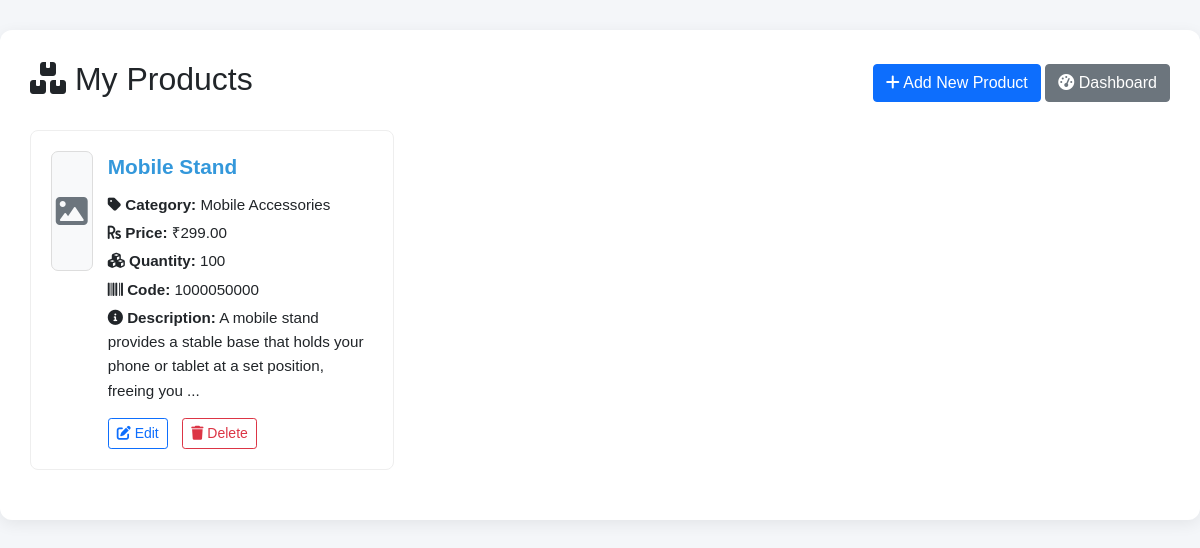
The page /products.php (signed in) on the database its author committed.
### tables this page shows
CREATE TABLE `products` (
  `id` int(11) NOT NULL,
  `user_id` int(11) NOT NULL,
  `name` varchar(100) NOT NULL,
  `description` text DEFAULT NULL,
  `quantity` int(11) NOT NULL DEFAULT 0,
  `unit_price` decimal(10,2) NOT NULL,
  `category` varchar(50) NOT NULL,
  `image` varchar(255) DEFAULT NULL,
  `product_code` varchar(50) DEFAULT NULL,
  `is_active` tinyint(1) DEFAULT 1,
  `created_at` timestamp NOT NULL DEFAULT current_timestamp(),
  `updated_at` timestamp NOT NULL DEFAULT current_timestamp() ON UPDATE current_timestamp()
);

### products.php (the view, shortened to what this page needs)
<?php
$user_id = $_SESSION['user_id'];
$db = (new Database())->getConnection();
$stmt = $db->prepare("SELECT id, name, description, unit_price, quantity, category, image, product_code, is_active
                      FROM products
                      WHERE user_id = ?
                      ORDER BY id DESC");
$stmt->execute([$user_id]);
$products = $stmt->fetchAll(PDO::FETCH_ASSOC);
?>
<!DOCTYPE html>
<html>
<head>
    <link href="https://cdn.jsdelivr.net/npm/bootstrap@5.1.3/dist/css/bootstrap.min.css" rel="stylesheet">
    <link href="https://cdnjs.cloudflare.com/ajax/libs/font-awesome/6.0.0/css/all.min.css" rel="stylesheet">
</head>
<body>
<div class="container">
    <div class="d-flex justify-content-between align-items-center mb-4">
        <h2><i class="fas fa-boxes"></i> My Products</h2>
        <div>
            <a href="add_product.php" class="btn btn-primary">
                <i class="fas fa-plus"></i> Add New Product
            </a>
            <a href="dashboard.php" class="btn btn-secondary">
                <i class="fas fa-tachometer-alt"></i> Dashboard
            </a>
        </div>
    </div>
    <?php if (empty($products)): ?>
        <div class="no-products">
            <i class="fas fa-box-open fa-4x text-muted mb-3"></i>
            <h4>No products found</h4>
            <p>You haven't added any products yet.</p>
            <a href="add_product.php" class="btn btn-primary">
                <i class="fas fa-plus"></i> Add Your First Product
            </a>
        </div>
    <?php else: ?>
        <div class="row">
            <?php foreach ($products as $prod): ?>
                <div class="col-md-6 col-lg-4">
                    <div class="product-card <?php echo isset($prod['is_active']) && $prod['is_active'] == 0 ? 'inactive' : ''; ?>">
                        <div class="d-flex align-items-start">
                            <?php if (!empty($prod['image']) && file_exists($prod['image'])): ?>
                                <img src="<?php echo htmlspecialchars($prod['image']); ?>"
                                     alt="Product Image" class="product-image">
                            <?php else: ?>
                                <div class="product-image d-flex align-items-center justify-content-center bg-light">
                                    <i class="fas fa-image text-muted fa-2x"></i>
                                </div>
                            <?php endif; ?>
                            <div class="flex-grow-1">
                                <div class="product-name">
                                    <?php echo htmlspecialchars($prod['name']); ?>
                                </div>
                                <div class="product-details">
                                    <div class="mb-1">
                                        <strong><i class="fas fa-tag"></i> Category:</strong>
                                        <?php echo htmlspecialchars($prod['category']); ?>
                                    </div>
                                    <div class="mb-1">
                                        <strong><i class="fas fa-rupee-sign"></i> Price:</strong>
                                        ₹<?php echo number_format($prod['unit_price'], 2); ?>
                                    </div>
                                    <div class="mb-1">
                                        <strong><i class="fas fa-cubes"></i> Quantity:</strong>
                                        <span class="<?php echo $prod['quantity'] <= 5 ? 'text-danger' : ''; ?>">
                                            <?php echo $prod['quantity']; ?>
                                        </span>
                                    </div>
                                    <div class="mb-1">
                                        <strong><i class="fas fa-barcode"></i> Code:</strong>
                                        <?php echo htmlspecialchars($prod['product_code']); ?>
                                    </div>
                                    <?php if (!empty($prod['description'])): ?>
                                        <div class="mb-1">
                                            <strong><i class="fas fa-info-circle"></i> Description:</strong>
                                            <?php echo htmlspecialchars(substr($prod['description'], 0, 100)); ?>
                                            <?php if (strlen($prod['description']) > 100): ?>...<?php endif; ?>
                                        </div>
                                    <?php endif; ?>
                                </div>
                                <div class="action-buttons">
                                    <a href="edit_product.php?id=<?php echo $prod['id']; ?>"
                                       class="btn btn-sm btn-outline-primary">
                                        <i class="fas fa-edit"></i> Edit
                                    </a>
                                    <?php if (isset($prod['is_active']) && $prod['is_active'] == 0): ?>
                                        <button type="button"
                                                class="btn btn-sm btn-outline-success"
                                                onclick="reactivateProduct(<?php echo $prod['id']; ?>)">
                                            <i class="fas fa-check"></i> Reactivate
                                        </button>
                                    <?php else: ?>
                                        <button type="button"
                                                class="btn btn-sm btn-outline-danger"
                                                onclick="showDeleteOptions(<?php echo $prod['id']; ?>, '<?php echo htmlspecialchars($prod['name'], ENT_QUOTES); ?>')">
                                            <i class="fas fa-trash"></i> Delete
                                        </button>
                                    <?php endif; ?>
                                </div>
                            </div>
                        </div>
                    </div>
                </div>
            <?php endforeach; ?>
        </div>
    <?php endif; ?>
</div>
</body>
</html>

### products.php (style rules this page uses)
body { font-family: Arial, sans-serif; background: #f4f6f9; }
.container { max-width: 1200px; margin: 30px auto; background: white; padding: 30px; border-radius: 12px; box-shadow: 0 4px 16px rgba(0,0,0,0.07); }
.product-card { border: 1px solid #eee; border-radius: 8px; padding: 20px; margin-bottom: 20px; transition: box-shadow 0.3s ease; position: relative; }
.product-name { font-size: 1.3em; font-weight: bold; color: #3498db; margin-bottom: 10px; }
.product-image { width: 120px; height: 120px; object-fit: cover; border-radius: 7px; margin-right: 15px; border: 1px solid #ddd; }
.product-details { font-size: 0.95em; line-height: 1.6; }
.action-buttons { margin-top: 15px; }
.btn-sm { margin-right: 10px; }

### rows shown on the page
products: name "Mobile Stand", category "Mobile Accessories", unit_price "299.00", quantity "100", product_code "1000050000", description "A mobile stand provides a stable base that holds your phone or tablet at a set position, freeing you"
